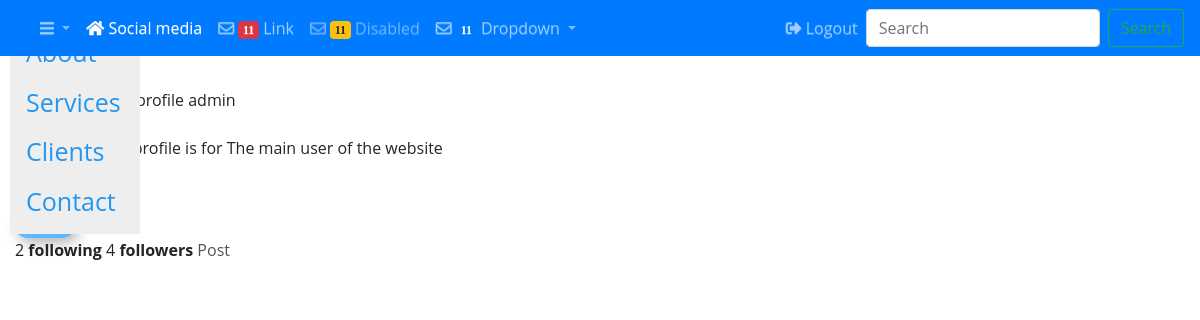
Screenshot of /members/profile/admin-slug-profille (signed in) with the database file from the repository.
### members/models.py (models this page shows, shortened)
class Profile(models.Model):
    GENDER = (
        ('M', 'Male'),
        ('F', 'Female'),
    )
    user = models.OneToOneField(User , on_delete=models.CASCADE)
    bio = models.TextField(max_length=2000,null=True)
    birthday = models.DateField(null=True)
    profile_pic=models.ImageField(default='default.png',upload_to='profile-images')
    gender = models.CharField(max_length=1, choices=GENDER,blank=True)
    slug = models.SlugField(null=True)

### members/views.py (the view)
# urls.py: path('/profile/<slug:slug>',views.UserProfiles.as_view(),name="users-profile"),
class UserProfiles(DetailView):
    model= Profile
    template_name = 'members/profile.html'
    def get_context_data(self, **kwargs):
        data = super().get_context_data(**kwargs)
        userobject = get_object_or_404(Profile, slug=self.kwargs['slug'])
        if Follwing_count.objects.filter(follwer=self.request.user.username,follwing=userobject.user.username):
            button_text = "Unfollow"
        else:
             button_text = "Follow"
        followers=Follwing_count.objects.filter(follwer=userobject.user)
        followers_count = Follwing_count.objects.filter(follwing=userobject.user)
        data['following'] = len(followers)
        data['followers'] = len(followers_count)
        data['button_text'] = button_text
        return data

### members/templates/members/profile.html (shortened to what this page needs)
{% extends "base_nav.html" %}
{% load static %}
{% block head %}
<link rel="stylesheet" type='text/css' href="{% static 'css/style.css' %}">
{% endblock %}
{% block content %}
Welcome to the profile {{ profile.user }}
{{ profile.bio }}
{% if profile.user == user %}
<p>Edit Profile</p>
{% else %}
<form action="{% url 'members:follow' %}" method="POST" >
    {% if user in followers.all %}
    <button type="submit" class="follow" >{{ button_text }}</button>
    {% else %}
    <button type="submit" class="follow" >{{ button_text }}</button>
    {% endif %}
</form>
{% endif %}
{{ following }} <b>following</b>
{{ followers }} <b>followers</b>
<a href="{% url 'customers:post_create'  %}" >Post</a>
{% endblock %}

### rows the page displays
Profile: user "admin", bio "Hello there this profile is for The main user of the website"

### other values shown
{{ following }} "2"
{{ followers }} "4"
